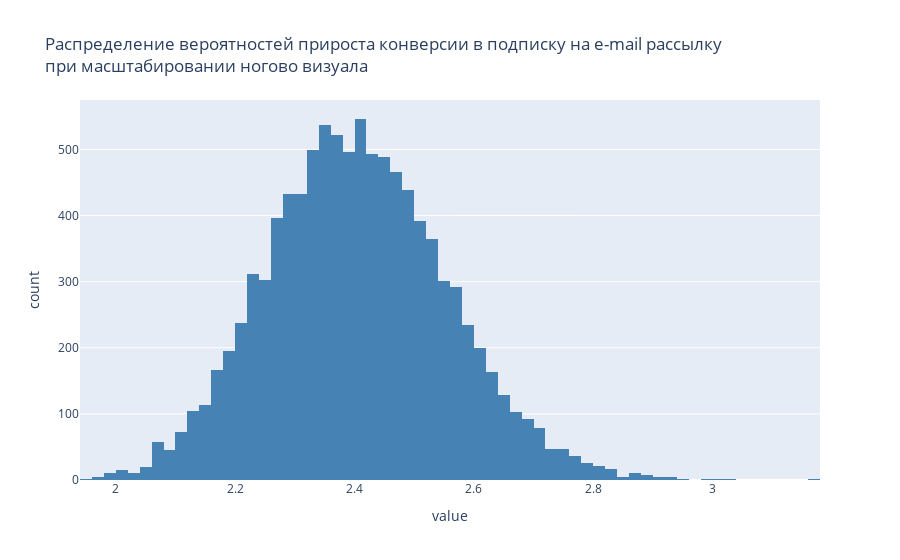

Notebook code cell kept with this figure:
### Markdown cell above
Рассчитаем эффект при масштабирования нового визуала на всю аудиторию сайта проекта Tochno.

### Code cell
# создаем списки со значениями конверсии в тестовой и контрольной группах в период тестирования
test_all_values = data[data['Group Type'] == 'test']['Conversion'].values.tolist()
control_all_values = data[data['Group Type'] == 'control']['Conversion'].values.tolist()

# устанавливаем seed
np.random.seed(1)

# создаем пустой список для отношения конверсии в тестовой группе к контрольной 
sample_mean_ratio = []

# 10 000 раз берем случайные выборки из 300 значений конверсий тестовой и контрольной групп 
for i in tqdm(range(10000)):
    sample_test = np.random.choice(test_all_values, size=300)
    sample_control = np.random.choice(control_all_values, size=300)
    # делим среднее значение выборки тестовой группы на среднее контрольной и добавляем в список sample_test_ration
    sample_mean_ratio.append(sample_test.mean()/sample_control.mean())

# создаем визуализацию распределения вероятностей прироста конверсии из списка sample_test_ratio в подписку относительно текущей конверсии
fig = px.histogram(sample_mean_ratio, 
                   nbins=100,
                   color_discrete_sequence=['steelblue'],
                   title='Распределение вероятностей прироста конверсии в подписку на e-mail рассылку<br>при масштабировании ногово визуала')

fig.update_layout(showlegend=False)

fig.show()

### Figure 1 — Plotly figure (JSON) as saved in the notebook; plotly's stock layout.template omitted (floating-point values rounded to 4 significant figures; data arrays with more than 128 entries replaced by an {"elided": "..."} marker saying what was removed)
{"data": [{"alignmentgroup": "True", "bingroup": "x", "hovertemplate": "variable=0<br>value=%{x}<br>count=%{y}<extra></extra>", "legendgroup": "0", "marker": {"color": "steelblue", "pattern": {"shape": ""}}, "name": "0", "nbinsx": 100, "offsetgroup": "0", "orientation": "v", "showlegend": true, "type": "histogram", "x": {"elided": "10000 float values"}, "xaxis": "x", "yaxis": "y"}], "layout": {"barmode": "relative", "legend": {"title": {"text": "variable"}, "tracegroupgap": 0}, "showlegend": false, "title": {"text": "Распределение вероятностей прироста конверсии в подписку на e-mail рассылку<br>при масштабировании ногово визуала"}, "xaxis": {"anchor": "y", "domain": [0, 1], "title": {"text": "value"}}, "yaxis": {"anchor": "x", "domain": [0, 1], "title": {"text": "count"}}}}
